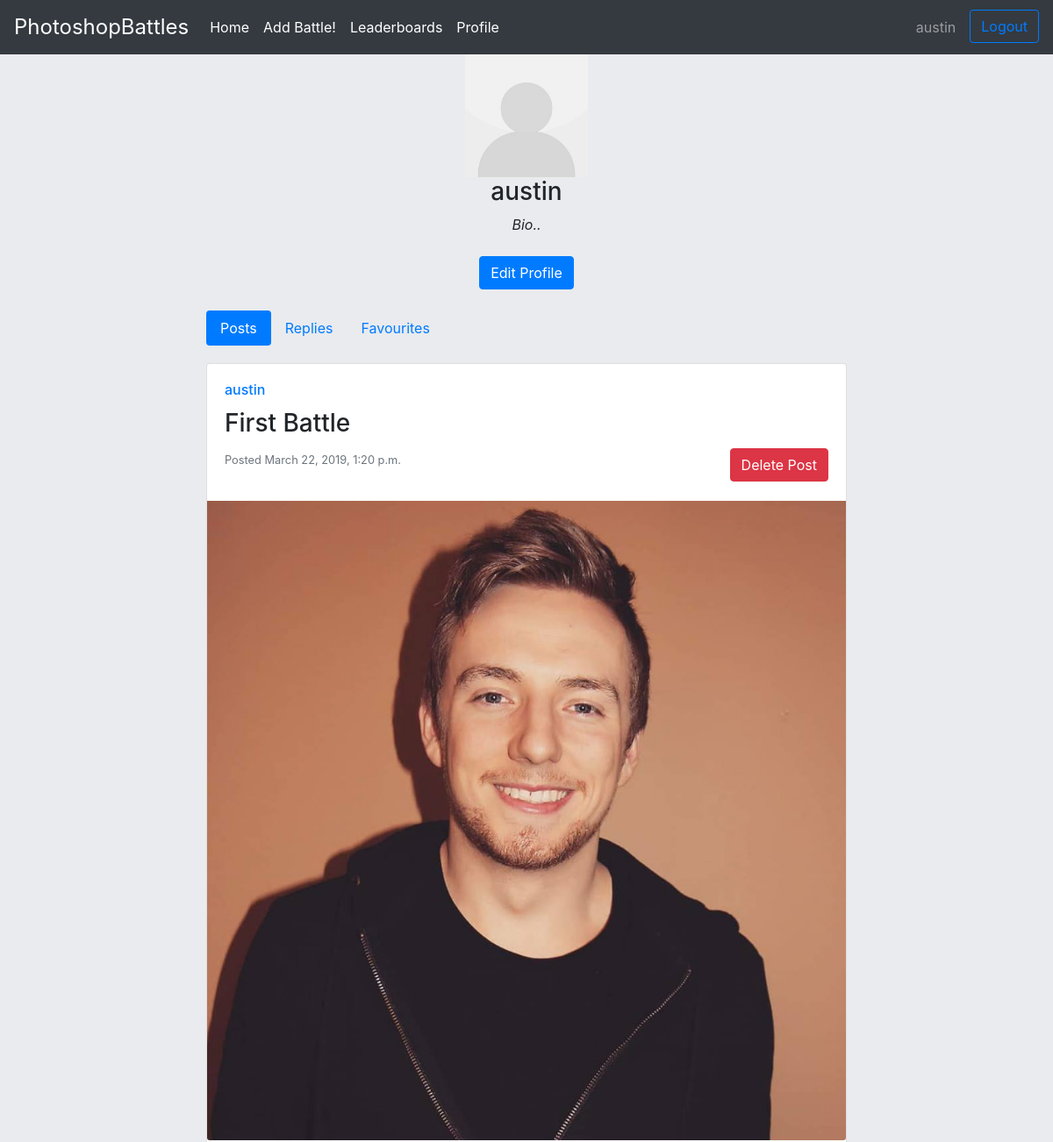
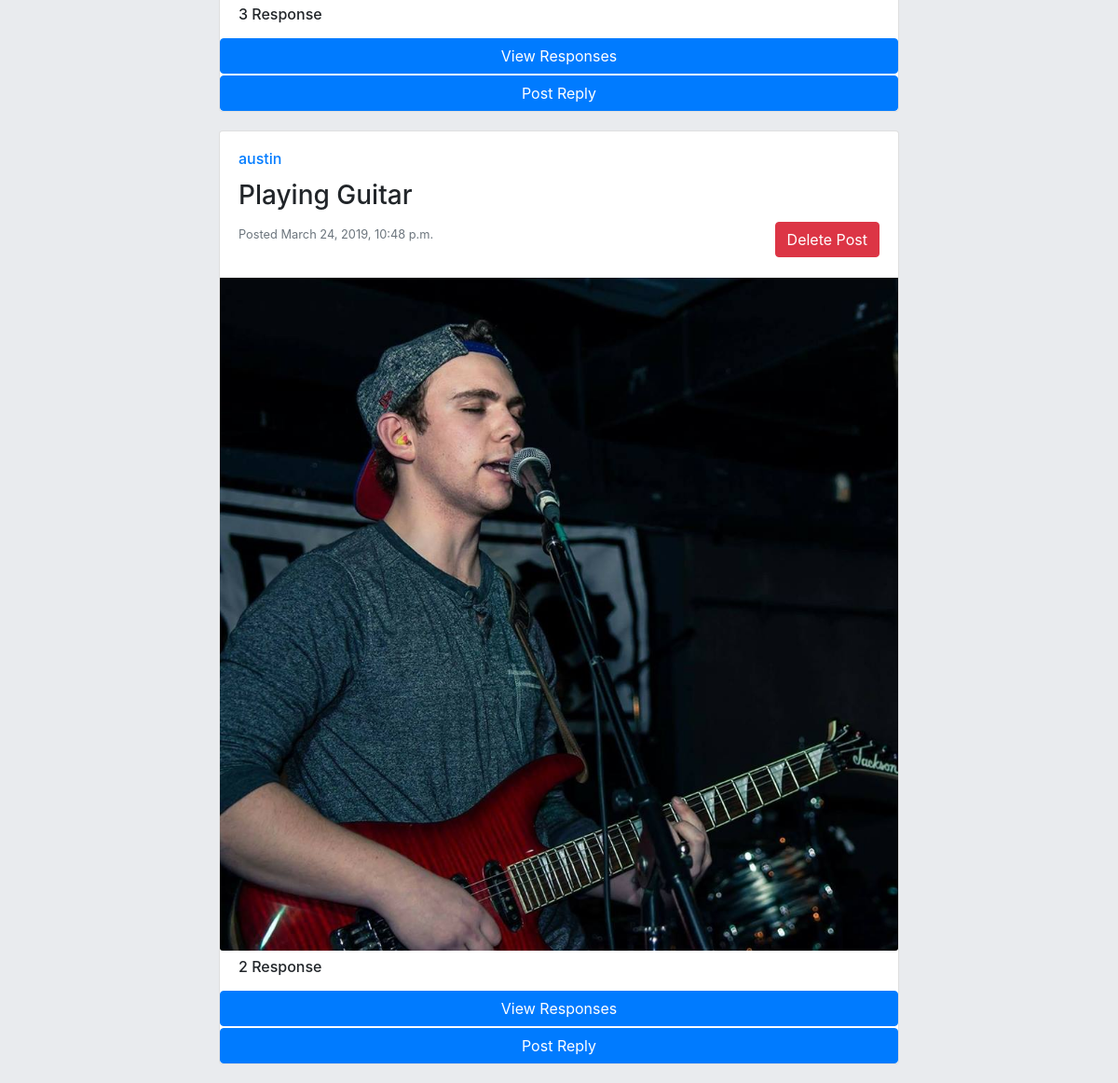
/profile/austin (signed in), run on the app's committed database (2 pictures, top to bottom).
### accounts/models.py (models this page shows, shortened)
class Profile(models.Model):
    user = models.OneToOneField(User, on_delete=models.CASCADE)
    image = models.ImageField(default='default.jpg',upload_to='profile_pics')
    bio = models.TextField(max_length=400, default='Bio..')

### application/models.py (models this page shows, shortened)
class Post(models.Model):
    user = models.ForeignKey(User,on_delete=models.CASCADE)
    title = models.CharField(max_length=40)
    image = models.ImageField(upload_to='post_pictures')
    pub_date = models.DateTimeField('date published')

### accounts/views.py (the view)
# urls.py: path('profile/<str:username>',profile_view),
def profile_view(request, username):
    user_object = get_object_or_404(User, username=username)
    profile = user_object.profile
    posts_by_user = Post.objects.filter(user=user_object)
    replies_by_user = Reply.objects.filter(user=user_object)
    context = {
        'user_object': user_object,
        'profile': profile,
        'posts_by_user': posts_by_user,
        'replies_by_user': replies_by_user
    }
    return render(request, 'accounts/profile.html', context)

### application/models.py (called while the page is built)
    def like_list(self):
        liked_list = []
        for u in self.liked_set.all():
            liked_list.append(u.user.username)
        return liked_list

    def favourite_list(self):
        favourite_list = []
        for u in self.favourite_set.all():
            favourite_list.append(u.user.username)
        return favourite_list

### accounts/templates/accounts/profile.html (shortened to what this page needs)
{% extends 'accounts/base_layout.html' %}
{% block container %}
        <div class="row justify-content-sm-center">
          <div class="col-sm-8">
          <center>
          <img src="/media/{{profile.image}}" width="140" height="140">
        <h3>{{user_object.username}}</h3>
        <em>{{profile.bio}}</em>
        <br><br>
        {% if user_object.username == user.username %}
          <a href="/account/edit-profile" class="btn btn-primary btn-md" role="button" aria-disabled="true">Edit Profile</a>
        {% endif %}
        </center><br>
            <ul class="nav nav-pills mb-3" id="pills-tab" role="tablist">
  <li class="nav-item">
    <a class="nav-link active" id="pills-posts-tab" data-toggle="pill" href="#pills-posts" role="tab" aria-controls="pills-posts" aria-selected="true">Posts</a>
  </li>
  <li class="nav-item">
    <a class="nav-link" id="pills-replies-tab" data-toggle="pill" href="#pills-replies" role="tab" aria-controls="pills-replies" aria-selected="false">Replies</a>
  </li>
  <li class="nav-item">
      <a class="nav-link" id="pills-favourites-tab" data-toggle="pill" href="#pills-favourites" role="tab" aria-controls="pills-favourites" aria-selected="false">Favourites</a>
    </li>
</ul>
<div class="tab-content" id="pills-tabContent">
  <div class="tab-pane fade show active" id="pills-posts" role="tabpanel" aria-labelledby="pills-posts-tab">
             {% for post in posts_by_user %}
              {% include 'application/post.html' %}
            {% endfor %}
  </div>
</div>
          </div>
        </div>
    </div>
{% endblock %}

### accounts/templates/accounts/base_layout.html (shortened to what this page needs)
{% load static %}
<!DOCTYPE html>
{% block html %}
<html lang="en">
    {% block head %}
    <head>
        <link rel="stylesheet" href="https://maxcdn.bootstrapcdn.com/bootstrap/4.0.0/css/bootstrap.min.css">
        <link rel="stylesheet" href="{% static 'css/main.css' %}"
        {% block extra_css %}{% endblock %}
    </head>
    {% endblock %}
    {% block body %}
    <body>
        {% block nav %}
   <nav class="navbar navbar-expand-lg navbar-dark bg-dark">
  <a class="navbar-brand site-title" href="/">PhotoshopBattles</a>
  <div class="collapse navbar-collapse" id="navbarSupportedContent">
    <ul class="navbar-nav mr-auto">
      <li class="nav-item active">
        <a class="nav-link" href="/">Home <span class="sr-only">(current)</span></a>
      </li>
      {% if user.is_authenticated %}
      <li class="nav-item active">
        <a class="nav-link" href="/new_post">Add Battle! <span class="sr-only">(current)</span></a>
      </li>
      {% endif %}
      <li class="nav-item active">
        <a class="nav-link" href="/leaderboard">Leaderboards <span class="sr-only">(current)</span></a>
      </li>
      {% if user.is_authenticated %}
      <li class="nav-item active">
          <a class="nav-link" href="/profile/{{user.username}}">Profile <span class="sr-only">(current)</span></a>
      </li>
      {% endif %}
    </ul>
    <ul class="navbar-nav m1-auto">
    {% if not user.is_authenticated %}
        <li class="nav-item">
        <a class="btn btn-outline-primary" href="/account/login">Login</a>
      </li>
       <li class="nav-item">
        <a class="btn btn-primary signup-button" href="/account/register">Signup</a>
      </li>
    {% else %}
        <li class="nav-item">
        <a class="nav-link" href="/profile/{{user.username}}">{{ user.username }}</a>
      </li>
      <li class="nav-item">
        <a class="btn btn-outline-primary logout-button" href="/account/logout">Logout</a>
      </li>
    {% endif %}
    </ul>
  </div>
</nav>
        {% endblock %}
        {% block body_content %}
            <div class="container">
                {% block container %}{% endblock %}
        {% endblock %}
    </body>
    {% endblock %}
</html>
{% endblock %}

### application/templates/application/post.html (shortened to what this page needs)
<div class="post">
  <div class="card">
    <div class="card-body">
      <h6 class="card-title username"><a href="/profile/{{post.user}}">{{post.user}}</a></h6>
      <h3 class="card-title post-title">{{post.title}}</h6>
      <p class="card-text date-posted post-date"><small class="text-muted">Posted {{post.pub_date}}</small></p>
      {% if user == post.user %}
        <a href="/delete_post/{{post.id}}">
          <button type="button" class="btn btn-danger like-btn">
            Delete Post
          </button>
        </a>
      {% else %}
      </p>
      {% endif %}
    </div>
    <img class="card-img-bottom" src="/media/{{ post.image }}" alt="{{post.title}}" >
    {% if post.reply_set.all %}
    {% if post.reply_set.count >= 1 %}
    <h6 class="reply-heading">{{ post.reply_set.count }} Response</h6>
    <button type="button" class="btn btn-primary" data-toggle="modal" data-target=".bd-example-modal-md-{{post.id}}">View Responses</button>
    {% if user.is_authenticated %}
    <button type="button" class="btn btn-primary reply-button" data-toggle="modal" data-target=".bd-example-modal-md-{{post.id}}-reply">Post Reply</button>
    {%endif%}
    {% endif %}
    {% endif %}
  </div>
</div>

### static/css/main.css (style rules this page uses)
body { background: #E9EBEE; }
@media only screen and (min-width: 992px) { .logout-button { margin-left: 8px; } }
.site-title { font-size: 1.5rem; }
.post { margin: 20px 0; }
.reply-heading { padding: 0.5rem 1.25rem; }
.like-btn { float:right; }
.reply-button { margin-top:2px; }
.post-date { float:left; }

### data on the page
Profile: image (placeholder picture), bio "Bio.."
Post: user "austin", title "First Battle", pub_date "March 22, 2019, 1:20 p.m.", image (picture), reply_set.count "3"
Post: user "austin", title "Playing Guitar", pub_date "March 24, 2019, 10:48 p.m.", image (picture), reply_set.count "2"

### other printed values
{{ user.username }} "austin"
{{ user_object.username }} "austin"
